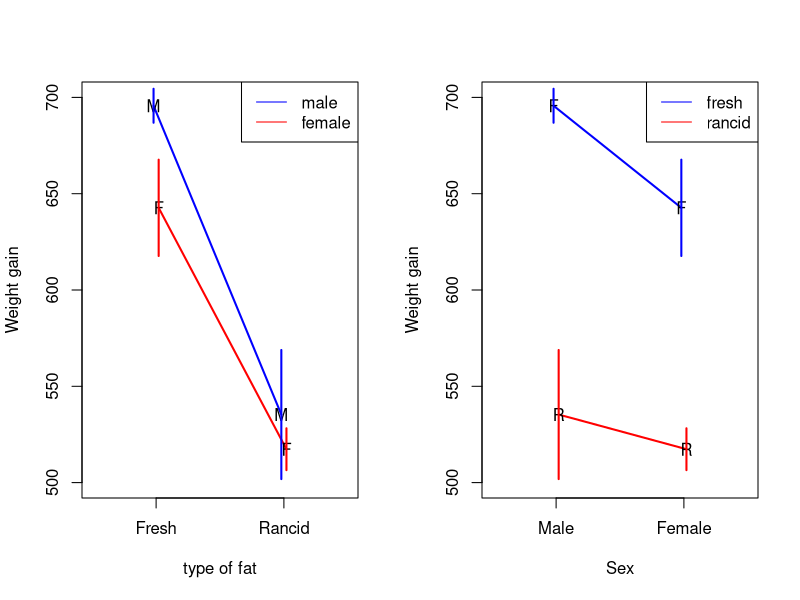
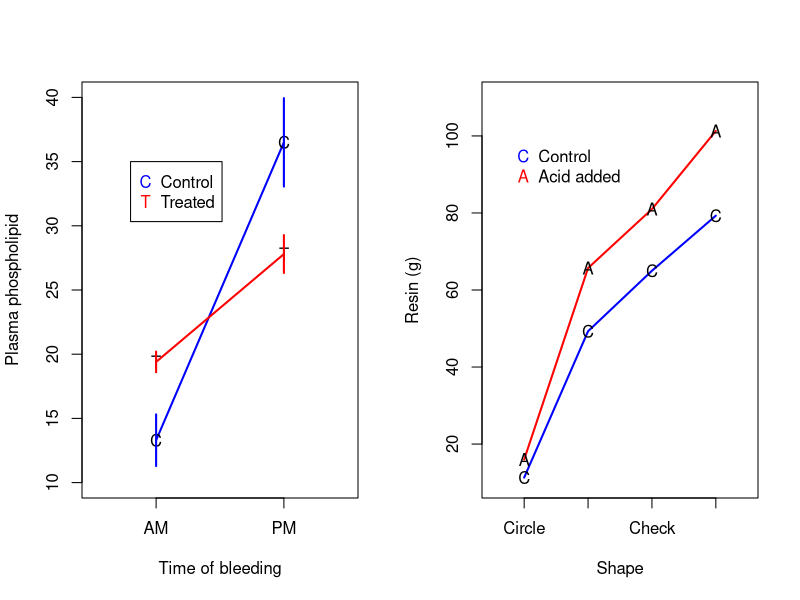
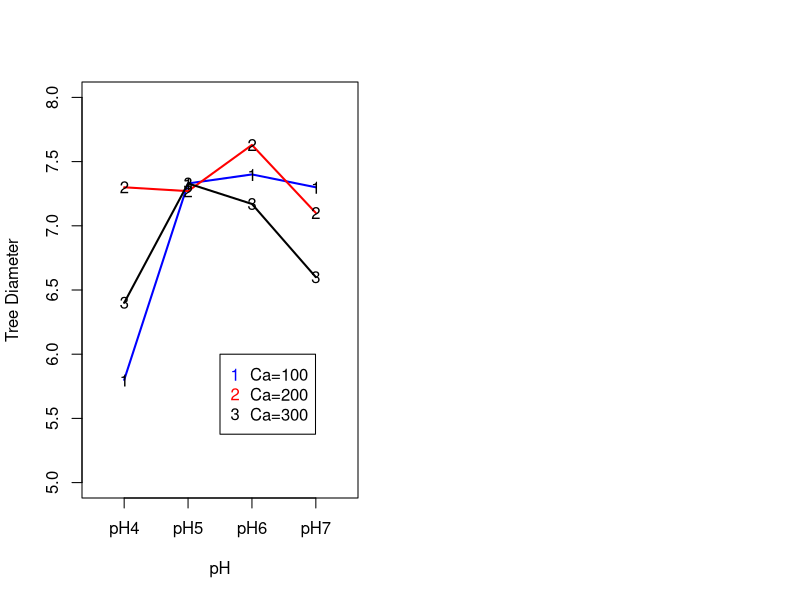
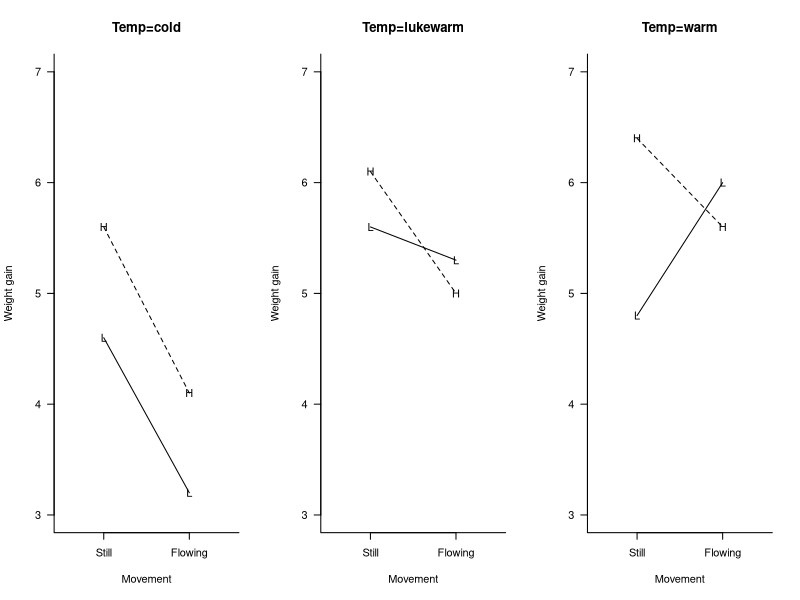

Here is the R script that generated these plots, in order:
## ---- chunk 1
setwd("C:/Users/krgross/Documents/GitHub/st512-course-notes/")
knitr::opts_chunk$set(fig.width = 5, fig.height = 4.5, fig.align = "center") 
## ---- chunk 2
male.fresh <- c(709,679,699)
male.rancid <- c(592,538,476)
female.fresh <- c(657,594,677)
female.rancid <- c(508,505,539)

par(mfrow = c(1,2))

plot(c(-0.5,1.5),c(500,700),type="n",xlab="type of fat",ylab="Weight gain",xaxt="n")
axis(1,at=0:1,lab=c("Fresh","Rancid"))
lines(c(0,1)-.02,c(mean(male.fresh),mean(male.rancid)),col="blue",lwd=2)
lines(c(0,1)+.02,c(mean(female.fresh),mean(female.rancid)),col="red",lwd=2)
points(c(0,1)-.02,c(mean(male.fresh),mean(male.rancid)),pch="M",lwd=2)
points(c(0,1)+.02,c(mean(female.fresh),mean(female.rancid)),pch="F",lwd=2)
legend("topright", col = c("blue", "red"), leg = c("male", "female"), lty = "solid")

#legend(0,35,leg=c("Control","Treated"),col=c("blue","red"),pch=c("C","T"))
add.bars<-function(x,y,se,...) segments(x,y-se,x,y+se,...)
add.bars(0-.02,mean(male.fresh),sqrt(var(male.fresh))/sqrt(3),col="blue",lwd=2)
add.bars(1-.02,mean(male.rancid),sqrt(var(male.rancid))/sqrt(3),col="blue",lwd=2)
add.bars(0+.02,mean(female.fresh),sqrt(var(female.fresh))/sqrt(3),col="red",lwd=2)
add.bars(1+.02,mean(female.rancid),sqrt(var(female.rancid))/sqrt(3),col="red",lwd=2)

plot(c(-0.5,1.5),c(500,700),type="n",xlab="Sex",ylab="Weight gain",xaxt="n")
axis(1,at=0:1,lab=c("Male","Female"))
lines(c(0,1)-.02,c(mean(male.fresh),mean(female.fresh)),col="blue",lwd=2)
lines(c(0,1)+.02,c(mean(male.rancid),mean(female.rancid)),col="red",lwd=2)
points(c(0,1)-.02,c(mean(male.fresh),mean(female.fresh)),pch="F",lwd=2)
points(c(0,1)+.02,c(mean(male.rancid),mean(female.rancid)),pch="R",lwd=2)
legend("topright", col = c("blue", "red"), leg = c("fresh", "rancid"), lty = "solid")

#legend(0,35,leg=c("Control","Treated"),col=c("blue","red"),pch=c("C","T"))
add.bars<-function(x,y,se,...) segments(x,y-se,x,y+se,...)
add.bars(0-.02,mean(male.fresh),sqrt(var(male.fresh))/sqrt(3),col="blue",lwd=2)
add.bars(1-.02,mean(female.fresh),sqrt(var(female.fresh))/sqrt(3),col="blue",lwd=2)
add.bars(0+.02,mean(male.rancid),sqrt(var(male.rancid))/sqrt(3),col="red",lwd=2)
add.bars(1+.02,mean(female.rancid),sqrt(var(female.rancid))/sqrt(3),col="red",lwd=2)
## ---- chunk 3
options(knitr.kable.NA = '') 

sources <- c("Factor A", "Factor B", "A*B interaction", "Error", "Total")

df <- c("$a-1$", "$b-1$", "$(a-1)(b-1)$", "$n_T-ab$", "$n_T-1$")

two_factor_anova_table <- data.frame(cbind(sources, df))

colnames(two_factor_anova_table) = c("source", "df")
                            
knitr::kable(format="html",
             two_factor_anova_table, 
             escape = FALSE) 
## ---- chunk 4
plot(c(-0.5,1.5),c(10,40),type="n",xlab="Time of bleeding",ylab="Plasma phospholipid",xaxt="n")
axis(1,at=0:1,lab=c("AM","PM"))
lines(c(0,1),c(13.3,36.5),col="blue",lwd=2)
lines(c(0,1),c(19.4,27.8),col="red",lwd=2)
points(c(0,1),c(13.3,36.5),pch="C",lwd=2)
points(c(0,1),c(19.4,27.8),pch="T",lwd=2)

legend(-0.2,35,leg=c("Control","Treated"),col=c("blue","red"),pch=c("C","T"), )
add.bars<-function(x,y,se,...) segments(x,y-se,x,y+se,...)
add.bars(0,13.3,4.5/sqrt(5),col="blue",lwd=2)
add.bars(1,36.5,7.7/sqrt(5),col="blue",lwd=2)
add.bars(0,19.4,1.8/sqrt(5),col="red",lwd=2)
add.bars(1,27.8,3.3/sqrt(5),col="red",lwd=2)
## ---- chunk 5
plot(c(-0.5,3.5),c(10,110),type="n",xlab="Shape",ylab="Resin (g)",xaxt="n")
axis(1,at=0:3,lab=c("Circle","Diagonal","Check","Rectangle"))
lines(0:3,c(11.3,49.3,65,79.3),col="blue",lwd=2)
lines(0:3,c(16,65.7,81.0,101.3),col="red",lwd=2)
points(0:3,c(11.3,49.3,65,79.3),pch="C",lwd=2)
points(0:3,c(16,65.7,81.0,101.3),pch="A",lwd=2)

legend(-0.25,100,leg=c("Control","Acid added"),col=c("blue","red"),pch=c("C","A"),bty="n")
## ---- chunk 6
resin_anova_table <- data.frame(cbind(sources = c("Shape", "Acid", "Shape*Acid", "Error", "Total"),
                                      df = c(3, 1, 3, 16, 23),
                                      SS = c(19407, 1305, 237, 721, 21672)))

colnames(resin_anova_table) = c("source", "df", "SS")
                            
knitr::kable(format="html",
             resin_anova_table, 
             escape = FALSE) 
## ---- chunk 7
resin_anova_table <- data.frame(cbind(sources = c("Shape", "Acid", "Shape*Acid", "Error", "Total"),
                                      df = c(3, 1, 3, 16, 23),
                                      SS = c(19407, 1305, 237, 721, 21672),
                                      MS = c(6469, 1305, 79.2, 45.1, NA),
                                      Fstat = c(143.5, 29.0, 1.76, NA, NA),
                                      pval = c("<0.0001", "<0.0001", 0.1961, NA, NA)))

colnames(resin_anova_table) = c("source", "df", "SS", "MS", "$F$", "$p$")
                            
knitr::kable(format="html",
             resin_anova_table, 
             escape = FALSE) 
## ---- chunk 8
plot(c(-0.5,3.5),c(5,8),type="n",xlab="pH",ylab="Tree Diameter",xaxt="n")
axis(1,at=0:3,lab=c("pH4","pH5","pH6","pH7"))
lines(0:3,c(5.8,7.33,7.4,7.3),col="blue",lwd=2)
lines(0:3,c(7.3,7.27,7.63,7.1),col="red",lwd=2)
lines(0:3,c(6.4,7.33,7.17,6.6),lwd=2)
points(0:3,c(5.8,7.33,7.4,7.3),pch="1",lwd=2)
points(0:3,c(7.3,7.27,7.63,7.1),pch="2",lwd=2)
points(0:3,c(6.4,7.33,7.17,6.6),pch="3",lwd=2)

legend(1.5,6,leg=c("Ca=100","Ca=200","Ca=300"),col=c("blue","red","black"),pch=c("1","2","3"))
## ---- chunk 9
options(knitr.kable.NA = '') 

sources <- c("Factor A", "Factor B", "A*B interaction", "Error", "Total")

df <- c(4, 2, 8, 0, 14)

two_factor_anova_table <- data.frame(cbind(sources, df))

colnames(two_factor_anova_table) = c("source", "df")
                            
knitr::kable(format="html",
             two_factor_anova_table, 
             escape = FALSE) 
## ---- chunk 10
options(knitr.kable.NA = '') 

sources <- c("Factor A", "Factor B", "Error", "Total")

df <- c(4, 2, 8, 14)

two_factor_anova_table <- data.frame(cbind(sources, df))

colnames(two_factor_anova_table) = c("source", "df")
                            
knitr::kable(format="html",
             two_factor_anova_table, 
             escape = FALSE) 
## ---- chunk 11
par(mfrow= c(1,3),las=1,bty='l')

plot(c(-0.5,1.5),c(3,7),type="n",xlab="Movement",ylab="Weight gain",xaxt="n",main="Temp=cold")
axis(1,at=0:1,lab=c("Still","Flowing"))
lines(c(0,1),c(4.6,3.2))
lines(c(0,1),c(5.6,4.1),lty="dashed")
points(c(0,1),c(4.6,3.2),pch="L")
points(c(0,1),c(5.6,4.1),pch="H")

plot(c(-0.5,1.5),c(3,7),type="n",xlab="Movement",ylab="Weight gain",xaxt="n",main="Temp=lukewarm")
axis(1,at=0:1,lab=c("Still","Flowing"))
lines(c(0,1),c(5.6,5.3))
lines(c(0,1),c(6.1,5.0),lty="dashed")
points(c(0,1),c(5.6,5.3),pch="L")
points(c(0,1),c(6.1,5.0),pch="H")

plot(c(-0.5,1.5),c(3,7),type="n",xlab="Movement",ylab="Weight gain",xaxt="n",main="Temp=warm")
axis(1,at=0:1,lab=c("Still","Flowing"))
lines(c(0,1),c(4.8,6.0))
lines(c(0,1),c(6.4,5.6),lty="dashed")
points(c(0,1),c(4.8,6.0),pch="L")
points(c(0,1),c(6.4,5.6),pch="H")
